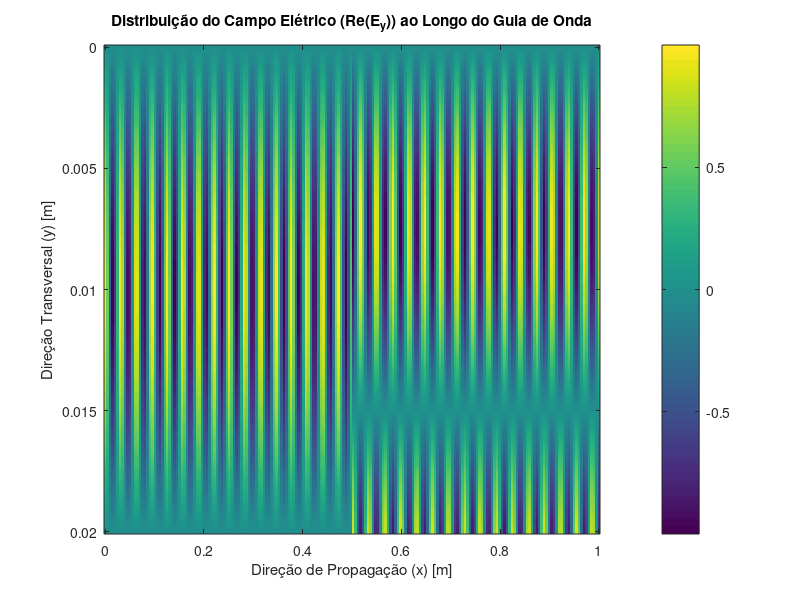
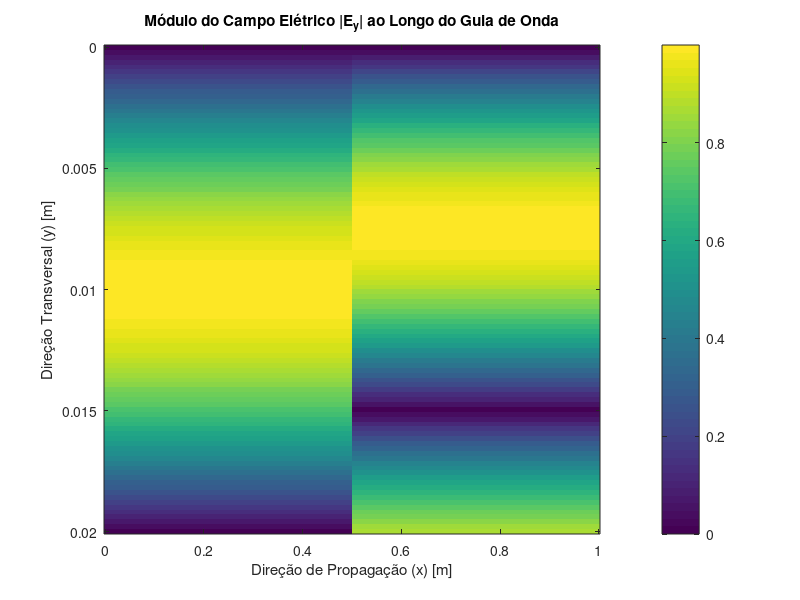

Write MATLAB code to recreate these figures, in order.
% Projeto de Simulação de Guias de Onda Retangulares em MATLAB
clear; clc; close all;

% Parâmetros do guia de onda retangular (Seção 1)
a1 = 5e-2; % Largura do guia (m)
b1 = 2e-2; % Altura do guia (m)

% Parâmetros do guia de onda retangular (Seção 2)
a2 = 4e-2; % Nova largura do guia (m)
b2 = 1.5e-2; % Nova altura do guia (m)

% Parâmetros do sinal
f = 10e9; % Frequência de operação (Hz)
c = 3e8; % Velocidade da luz no vácuo (m/s)
lambda = c / f; % Comprimento de onda (m)
omega = 2 * pi * f; % Frequência angular (rad/s)
k = 2 * pi / lambda; % Número de onda no vácuo (rad/m)

% Número de modos para cálculo
m = 1; % Modo na direção x
n = 0; % Modo na direção y

% Frequências de corte para as duas seções
fc1 = (c/2) * sqrt((m/a1)^2 + (n/b1)^2); % Frequência de corte (Seção 1)
fc2 = (c/2) * sqrt((m/a2)^2 + (n/b2)^2); % Frequência de corte (Seção 2)

% Verificação de propagação na Seção 1 e Seção 2
if f < fc1 || f < fc2
    error('A frequência de operação deve ser maior que a frequência de corte em ambas as seções.');
end

% Constantes de propagação
beta1 = sqrt(k^2 - (m*pi/a1)^2); % Constante de propagação Seção 1
beta2 = sqrt(k^2 - (m*pi/a2)^2); % Constante de propagação Seção 2

% Coeficiente de reflexão e transmissão na junção
Z1 = (k / beta1) * 377; % Impedância da Seção 1
Z2 = (k / beta2) * 377; % Impedância da Seção 2
Gamma = (Z2 - Z1) / (Z2 + Z1); % Coeficiente de reflexão
T = 1 + Gamma; % Coeficiente de transmissão

% Display dos resultados
fprintf('Frequência de corte na Seção 1: %.2f GHz\n', fc1*1e-9);
fprintf('Frequência de corte na Seção 2: %.2f GHz\n', fc2*1e-9);
fprintf('Constante de propagação na Seção 1: %.2f rad/m\n', beta1);
fprintf('Constante de propagação na Seção 2: %.2f rad/m\n', beta2);
fprintf('Coeficiente de Reflexão: %.2f\n', abs(Gamma));
fprintf('Coeficiente de Transmissão: %.2f\n\n', abs(T));

% Malha de pontos para visualização
x = linspace(0, 1, 200); % Direção de propagação
y = linspace(0, b1, 100); % Direção transversal
[X, Y] = meshgrid(x, y);

% Campo elétrico no guia (modo TE10)
E0 = 1; % Amplitude do campo elétrico
Ey1 = E0 * sin(m * pi * Y / b1) .* exp(-1j * beta1 * X); % Campo elétrico na Seção 1
Ey2 = E0 * sin(m * pi * Y / b2) .* exp(-1j * beta2 * X); % Campo elétrico na Seção 2

% Junção: Considerando descontinuidade na seção x = 0.5
Ey = Ey1; % Inicializa com a primeira seção
Ey(:, X(1, :) > 0.5) = Ey2(:, X(1, :) > 0.5); % Aplica descontinuidade

% Visualização do campo elétrico
figure;
imagesc(x, y, real(Ey));
colorbar;
title('Distribuição do Campo Elétrico (Re(E_y)) ao Longo do Guia de Onda');
xlabel('Direção de Propagação (x) [m]');
ylabel('Direção Transversal (y) [m]');

% Visualização do módulo do campo elétrico
figure;
imagesc(x, y, abs(Ey));
colorbar;
title('Módulo do Campo Elétrico |E_y| ao Longo do Guia de Onda');
xlabel('Direção de Propagação (x) [m]');
ylabel('Direção Transversal (y) [m]');
